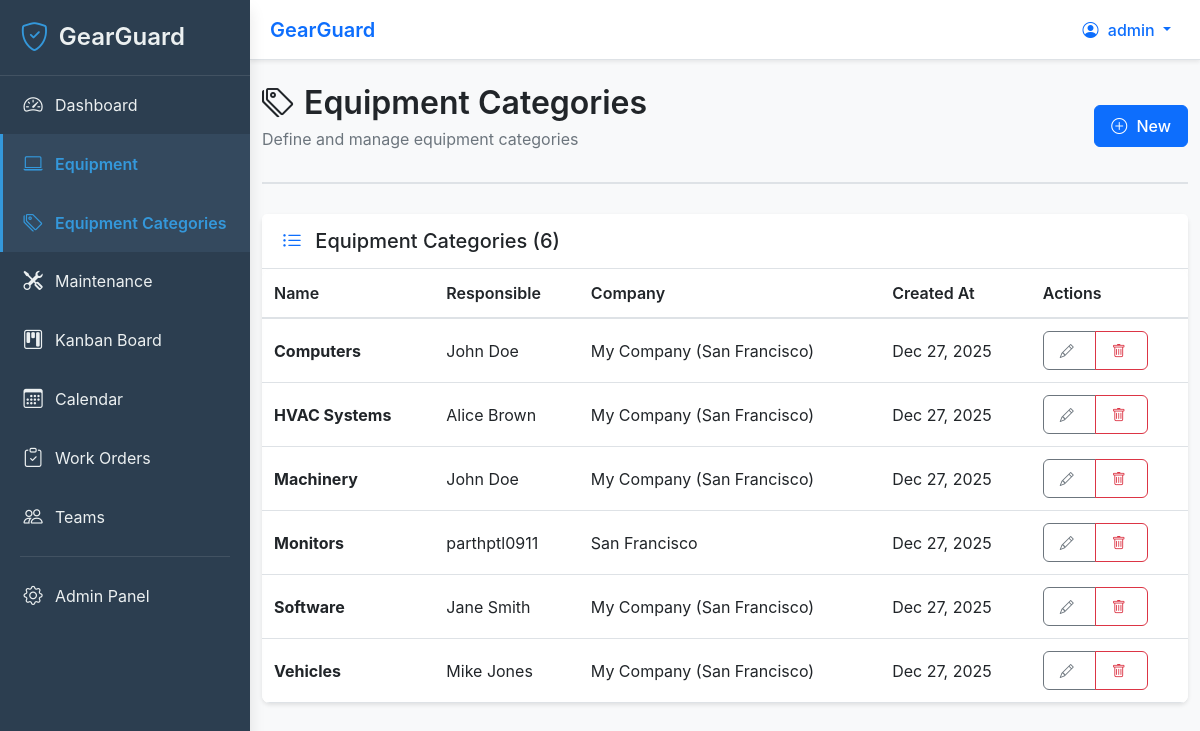
The app's page /equipment/categories/ (signed in) with its own data.
### equipment/models.py (models this page shows, shortened)
class EquipmentCategory(models.Model):
    name = models.CharField(
        max_length=200,
        unique=True,
        help_text="Category name (e.g., 'Computers', 'Software', 'Monitors')"
    )
    """
    🔍 FIELD EXPLANATION: name
    - CharField = Text field
    - max_length=200 = Maximum 200 characters
    - unique=True = No two categories can have the same name
    - Example: "Computers", "Software", "Monitors", "Vehicles"
    """
    responsible = models.ForeignKey(
        User,
        on_delete=models.SET_NULL,
        null=True,
        blank=True,
        related_name='responsible_categories',
        help_text="User responsible for this equipment category"
    )
    """
    🔍 FIELD EXPLANATION: responsible
    - ForeignKey = Links to User model
    - on_delete=models.SET_NULL = If user is deleted, set to NULL
    - null=True, blank=True = Optional (category might not have a responsible person yet)
    - related_name='responsible_categories' = Access user's categories with: user.responsible_categories.all()
    """
    company = models.CharField(
        max_length=200,
        default='My Company (San Francisco)',
        help_text="Company name for this category"
    )
    """
    🔍 FIELD EXPLANATION: company
    - CharField = Text field
    - max_length=200 = Maximum 200 characters
    - default='My Company (San Francisco)' = Default company name
    - Example: "My Company (San Francisco)", "My Company (New York)"
    """
    created_at = models.DateTimeField(auto_now_add=True)
    updated_at = models.DateTimeField(auto_now=True)
    class Meta:
        ordering = ['name']  # Alphabetical order
        verbose_name = 'Equipment Category'
        verbose_name_plural = 'Equipment Categories'

### equipment/views.py (the view)
# urls.py: path('categories/', views.category_list, name='category_list'),
@login_required
def category_list(request):
    categories = EquipmentCategory.objects.all().order_by('name')
    context = {
        'categories': categories,
    }
    return render(request, 'equipment/category_list.html', context)

### templates/equipment/category_list.html (shortened to what this page needs)
{% extends 'base.html' %}
{% load static %}
{% block page_header %}
<div class="page-header">
    <div class="d-flex justify-content-between align-items-center">
        <div>
            <h1 class="page-title">
                <i class="bi bi-tags"></i>
                Equipment Categories
            </h1>
            <p class="page-subtitle">Define and manage equipment categories</p>
        </div>
        <a href="{% url 'equipment:category_create' %}" class="btn btn-primary">
            <i class="bi bi-plus-circle"></i>
            New
        </a>
    </div>
</div>
{% endblock %}
{% block content %}
<div class="card">
    <div class="card-header">
        <h5 class="mb-0">
            <i class="bi bi-list-ul"></i>
            Equipment Categories ({{ categories.count }})
        </h5>
    </div>
    <div class="card-body p-0">
        {% if categories %}
            <div class="table-responsive">
                <table class="table table-hover mb-0">
                    <thead>
                        <tr>
                            <th>Name</th>
                            <th>Responsible</th>
                            <th>Company</th>
                            <th>Created At</th>
                            <th>Actions</th>
                        </tr>
                    </thead>
                    <tbody>
                        {% for category in categories %}
                            <tr>
                                <td>
                                    <strong>{{ category.name }}</strong>
                                </td>
                                <td>
                                    {% if category.responsible %}
                                        {{ category.responsible.get_full_name|default:category.responsible.username }}
                                    {% else %}
                                        <span class="text-muted">—</span>
                                    {% endif %}
                                </td>
                                <td>{{ category.company }}</td>
                                <td>{{ category.created_at|date:"M d, Y" }}</td>
                                <td>
                                    <div class="btn-group btn-group-sm">
                                        <a href="{% url 'equipment:category_edit' category.pk %}"
                                           class="btn btn-outline-secondary"
                                           data-bs-toggle="tooltip"
                                           title="Edit">
                                            <i class="bi bi-pencil"></i>
                                        </a>
                                        <a href="{% url 'equipment:category_delete' category.pk %}"
                                           class="btn btn-outline-danger"
                                           data-bs-toggle="tooltip"
                                           title="Delete">
                                            <i class="bi bi-trash"></i>
                                        </a>
                                    </div>
                                </td>
                            </tr>
                        {% endfor %}
                    </tbody>
                </table>
            </div>
        {% endif %}
    </div>
</div>
{% endblock %}

### templates/base.html (shortened to what this page needs)
{% load static %}
<!DOCTYPE html>
<html lang="en">
<head>
    <link href="https://cdn.jsdelivr.net/npm/bootstrap@5.3.0/dist/css/bootstrap.min.css" rel="stylesheet">
    <link rel="stylesheet" href="https://cdn.jsdelivr.net/npm/bootstrap-icons@1.11.0/font/bootstrap-icons.css">
    <link rel="stylesheet" href="{% static 'css/style.css' %}">
</head>
<body>
    {% if user.is_authenticated %}
        {% include 'includes/sidebar.html' %}
        <div class="main-content" id="mainContent">
    {% else %}
        <div class="main-content-full" id="mainContent">
    {% endif %}
        {% include 'includes/navbar.html' %}
        <main class="container-fluid py-4">
            {% block page_header %}{% endblock %}
            {% block content %}{% endblock %}
        </main>
    </div>
</body>
</html>

### templates/includes/sidebar.html (shortened to what this page needs)
<nav class="sidebar" id="sidebar">
    <div class="sidebar-header">
        <h3 class="sidebar-brand">
            <i class="bi bi-shield-check"></i>
            <span class="brand-text">GearGuard</span>
        </h3>
    </div>
    <ul class="sidebar-menu">
        <li class="sidebar-item">
            <a href="{% url 'dashboard:index' %}" class="sidebar-link {% if request.resolver_match.namespace == 'dashboard' %}active{% endif %}">
                <i class="bi bi-speedometer2"></i>
                <span>Dashboard</span>
            </a>
        </li>
        <li class="sidebar-item">
            <a href="{% url 'equipment:list' %}" class="sidebar-link {% if request.resolver_match.namespace == 'equipment' %}active{% endif %}">
                <i class="bi bi-laptop"></i>
                <span>Equipment</span>
            </a>
        </li>
        <li class="sidebar-item">
            <a href="{% url 'equipment:category_list' %}" class="sidebar-link {% if request.resolver_match.url_name == 'category_list' or request.resolver_match.url_name == 'category_create' or request.resolver_match.url_name == 'category_edit' or request.resolver_match.url_name == 'category_delete' %}active{% endif %}">
                <i class="bi bi-tags"></i>
                <span>Equipment Categories</span>
            </a>
        </li>
        <li class="sidebar-item">
            <a href="{% url 'maintenance:list' %}" class="sidebar-link {% if request.resolver_match.namespace == 'maintenance' %}active{% endif %}">
                <i class="bi bi-tools"></i>
                <span>Maintenance</span>
            </a>
        </li>
        <li class="sidebar-item">
            <a href="{% url 'maintenance:kanban' %}" class="sidebar-link">
                <i class="bi bi-kanban"></i>
                <span>Kanban Board</span>
            </a>
        </li>
        <li class="sidebar-item">
            <a href="{% url 'maintenance:calendar' %}" class="sidebar-link">
                <i class="bi bi-calendar3"></i>
                <span>Calendar</span>
            </a>
        </li>
        <li class="sidebar-item">
            <a href="{% url 'maintenance:workorder_list' %}" class="sidebar-link ">
                <i class="bi bi-clipboard-check"></i>
                <span>Work Orders</span>
            </a>
        </li>
        <li class="sidebar-item">
            <a href="{% url 'teams:list' %}" class="sidebar-link {% if request.resolver_match.namespace == 'teams' %}active{% endif %}">
                <i class="bi bi-people"></i>
                <span>Teams</span>
            </a>
        </li>
        <li class="sidebar-divider"></li>
        {% if user.is_staff %}
        <li class="sidebar-item">
            <a href="/admin/" class="sidebar-link" target="_blank">
                <i class="bi bi-gear"></i>
                <span>Admin Panel</span>
            </a>
        </li>
        {% endif %}
    </ul>
</nav>

### templates/includes/navbar.html (shortened to what this page needs)
<nav class="navbar navbar-expand-lg navbar-light bg-white shadow-sm">
    <div class="container-fluid">
        <span class="navbar-brand mb-0 h1 ms-2">
            {% block page_title %}{% block page_title_content %}GearGuard{% endblock %}{% endblock %}
        </span>
        <div class="ms-auto d-flex align-items-center">
            {% if user.is_authenticated %}
                <div class="dropdown">
                    <button class="btn btn-link text-decoration-none dropdown-toggle" type="button" id="userMenu" data-bs-toggle="dropdown" aria-expanded="false">
                        <i class="bi bi-person-circle"></i>
                        <span class="d-none d-md-inline">{{ user.get_full_name|default:user.username }}</span>
                    </button>
                </div>
            {% else %}
                <a href="{% url 'accounts:login' %}" class="btn btn-primary">
                    <i class="bi bi-box-arrow-in-right"></i> Login
                </a>
            {% endif %}
        </div>
    </div>
</nav>

### static/css/style.css (style rules this page uses)
:root { --primary-color: #0d6efd; --primary-dark: #0a58ca; --primary-light: #6ea8fe; --sidebar-width: 250px; --sidebar-bg: #2c3e50; --sidebar-text: #ecf0f1; --sidebar-hover: #34495e; --sidebar-active: #3498db; --navbar-height: 60px; --content-padding: 20px; --shadow-sm: 0 2px 4px rgba(0,0,0,0.1); --shadow-md: 0 4px 6px rgba(0,0,0,0.1); --shadow-lg: 0 10px 15px rgba(0,0,0,0.1); }
body { font-family: -apple-system, BlinkMacSystemFont, "Segoe UI", Roboto, "Helvetica Neue", Arial, sans-serif; background-color: #f8f9fa; margin: 0; padding: 0; }
.sidebar { position: fixed; top: 0; left: 0; height: 100vh; width: var(--sidebar-width); background-color: var(--sidebar-bg); color: var(--sidebar-text); z-index: 1000; transition: transform 0.3s ease; overflow-y: auto; box-shadow: var(--shadow-lg); }
.sidebar-header { padding: 20px; border-bottom: 1px solid rgba(255, 255, 255, 0.1); display: flex; justify-content: space-between; align-items: center; }
.sidebar-brand { margin: 0; font-size: 1.5rem; font-weight: 600; color: var(--sidebar-text); display: flex; align-items: center; gap: 10px; }
.sidebar-brand i { font-size: 1.8rem; color: var(--sidebar-active); }
.brand-text { color: var(--sidebar-text); }
.sidebar-menu { list-style: none; padding: 0; margin: 0; }
.sidebar-item { margin: 0; }
.sidebar-link { display: flex; align-items: center; padding: 15px 20px; color: var(--sidebar-text); text-decoration: none; transition: all 0.3s ease; border-left: 3px solid transparent; }
.sidebar-link.active { background-color: var(--sidebar-hover); border-left-color: var(--sidebar-active); color: var(--sidebar-active); font-weight: 600; }
.sidebar-link i { font-size: 1.2rem; margin-right: 12px; width: 20px; text-align: center; }
.sidebar-link span { flex: 1; }
.sidebar-divider { height: 1px; background-color: rgba(255, 255, 255, 0.1); margin: 10px 20px; }
.main-content { margin-left: var(--sidebar-width); min-height: 100vh; transition: margin-left 0.3s ease; }
.navbar { height: var(--navbar-height); border-bottom: 1px solid #dee2e6; }
.navbar-brand { font-size: 1.25rem; font-weight: 600; color: var(--primary-color); }
.card { border: none; border-radius: 8px; box-shadow: var(--shadow-sm); transition: box-shadow 0.3s ease; margin-bottom: 20px; }
.card-header { background-color: #fff; border-bottom: 1px solid #dee2e6; padding: 15px 20px; font-weight: 600; display: flex; align-items: center; justify-content: space-between; }
.card-header i { margin-right: 8px; color: var(--primary-color); }
.card-body { padding: 20px; }
.btn { border-radius: 6px; padding: 8px 16px; font-weight: 500; transition: all 0.3s ease; }
.btn-primary { background-color: var(--primary-color); border-color: var(--primary-color); }
.btn i { margin-right: 5px; }
.table { background-color: #fff; border-radius: 8px; overflow: hidden; }
.table thead { background-color: #f8f9fa; }
.table th { font-weight: 600; border-bottom: 2px solid #dee2e6; padding: 12px; }
.table td { padding: 12px; vertical-align: middle; }
.page-header { margin-bottom: 30px; padding-bottom: 15px; border-bottom: 2px solid #dee2e6; }
.page-title { font-size: 2rem; font-weight: 600; color: #212529; margin: 0; display: flex; align-items: center; gap: 10px; }
.page-subtitle { color: #6c757d; margin-top: 5px; }

### records on screen
EquipmentCategory: name "Computers", responsible.get_full_name "John Doe", company "My Company (San Francisco)", created_at "Dec 27, 2025"
EquipmentCategory: name "HVAC Systems", responsible.get_full_name "Alice Brown", company "My Company (San Francisco)", created_at "Dec 27, 2025"
EquipmentCategory: name "Machinery", responsible.get_full_name "John Doe", company "My Company (San Francisco)", created_at "Dec 27, 2025"
EquipmentCategory: name "Monitors", responsible.get_full_name "parthptl0911", company "San Francisco", created_at "Dec 27, 2025"
EquipmentCategory: name "Software", responsible.get_full_name "Jane Smith", company "My Company (San Francisco)", created_at "Dec 27, 2025"
EquipmentCategory: name "Vehicles", responsible.get_full_name "Mike Jones", company "My Company (San Francisco)", created_at "Dec 27, 2025"

### other values on screen
{{ user.get_full_name|default:user.username }} "admin"
{{ categories.count }} "6"
